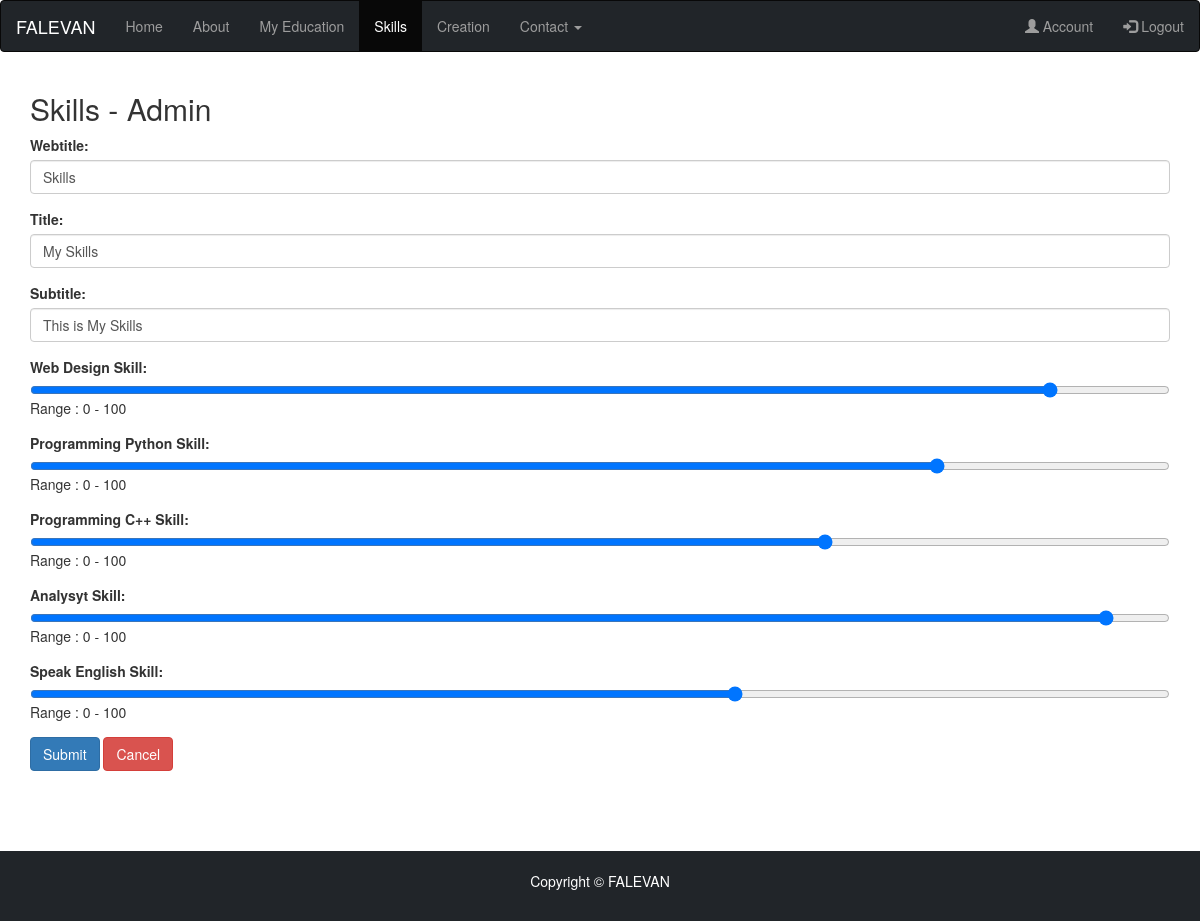
The page /admin/skills-adm-edit.php?id=1 on the database its author committed.
### tables this page shows
CREATE TABLE `skills` (
  `id` int(10) NOT NULL,
  `webtitle` varchar(50) NOT NULL,
  `title` varchar(50) NOT NULL,
  `subtitle` varchar(50) NOT NULL,
  `widthwd` int(3) NOT NULL,
  `widthpp` int(3) NOT NULL,
  `widthpc` int(3) NOT NULL,
  `widthaa` int(3) NOT NULL,
  `widthse` int(3) NOT NULL
);

### admin/skills-adm-edit.php (the view, shortened to what this page needs)
<!DOCTYPE html>
<html lang="en">
    <head>
        <?php
            include_once "../koneksi.php";
            if (isset($_GET['id'])) {
                $_id = $_GET['id'];
                $strSQL = "SELECT * FROM skills WHERE id='$_id'";
                $runStrSQL = mysqli_query($conn,$strSQL);
                $jmlRowData = mysqli_num_rows($runStrSQL);
                if ($jmlRowData > 0) {
                    while($row = mysqli_fetch_assoc($runStrSQL)) {
        ?>
        <link rel="stylesheet" href="https://maxcdn.bootstrapcdn.com/bootstrap/3.4.1/css/bootstrap.min.css">
    </head>
    <body>
        <nav class="navbar navbar-inverse" style="background-color: #212529;">
            <div class="container-fluid">
                <div class="navbar-header">
                    <a class="navbar-brand" style="color:white;" href="admin.php">FALEVAN</a>
                </div>
                <ul class="nav navbar-nav">
                    <li><a href="admin.php">Home</a></li>
                    <li><a href="about-adm.php">About</a></li>
                    <li><a href="myeducation-adm.php">My Education</a></li>
                    <li class="active"><a href="skills-adm.php">Skills</a></li>
                    <li><a href="creation-adm.php">Creation</a></li>
                    <li class="dropdown"><a class="dropdown-toggle" data-toggle="dropdown" href="#">Contact <span class="caret"></span></a>
                    </li>
                </ul>
                <ul class="nav navbar-nav navbar-right">
                    <li><a href="account-adm.php"><span class="glyphicon glyphicon-user"></span> Account</a></li>
                    <li><a href="logout-adm.php"><span class="glyphicon glyphicon-log-in"></span> Logout</a></li>
                </ul>
            </div>
        </nav>
        <div class="container">
            <div class="row">
                <div class="col-md-12">
                    <h2>Skills - Admin</h2>
                    <form id="myform" method="post" action="update-skills.php">
                        <div class="form-group">
                            <label>Webtitle:</label>
                            <input type="text" class="form-control" placeholder="Enter Webtitle" name="webtitle"
                            value="<?php echo $row["webtitle"] ?>">
                        </div>
                        <div class="form-group">
                            <label>Title:</label>
                            <input type="text" class="form-control" placeholder="Enter Title" name="title"
                            value="<?php echo $row["title"] ?>">
                        </div>
                        <div class="form-group">
                            <label>Subtitle:</label>
                            <input type="text" class="form-control" placeholder="Enter Subtitle" name="subtitle"
                            value="<?php echo $row["subtitle"] ?>">
                        </div>
                        <div class="form-group">
                            <label>Web Design Skill:</label>
                            <input type="range" class="form-range" name="widthwd"
                            value="<?php echo $row["widthwd"] ?>"><p>Range : 0 - 100</P>
                        </div>
                        <div class="form-group">
                            <label>Programming Python Skill:</label>
                            <input type="range" class="form-range" name="widthpp"
                            value="<?php echo $row["widthpp"] ?>"><p>Range : 0 - 100</P>
                        </div>
                        <div class="form-group">
                            <label>Programming C++ Skill:</label>
                            <input type="range" class="form-range" name="widthpc"
                            value="<?php echo $row["widthpc"] ?>"><p>Range : 0 - 100</P>
                        </div>
                        <div class="form-group">
                            <label>Analysyt Skill:</label>
                            <input type="range" class="form-range" name="widthaa"
                            value="<?php echo $row["widthaa"] ?>"><p>Range : 0 - 100</P>
                        </div>
                        <div class="form-group">
                            <label>Speak English Skill:</label>
                            <input type="range" class="form-range" name="widthse"
                            value="<?php echo $row["widthse"] ?>"><p>Range : 0 - 100</P>
                        </div>
                        <input class="btn btn-primary" type="button" id="button" value="Submit">
                        <a href="skills-adm.php" class="btn btn-danger">Cancel</a>
                    </form><br><br><br><br>
                </div>
            </div>
        </div>
        <?php
                    }
                }
            }include "footer-adm.php";
        ?>
    </body>
</html>

### rows shown on the page
skills: webtitle "Skills", title "My Skills", subtitle "This is My Skills", widthwd "90", widthpp "80", widthpc "70", widthaa "95", widthse "62"
